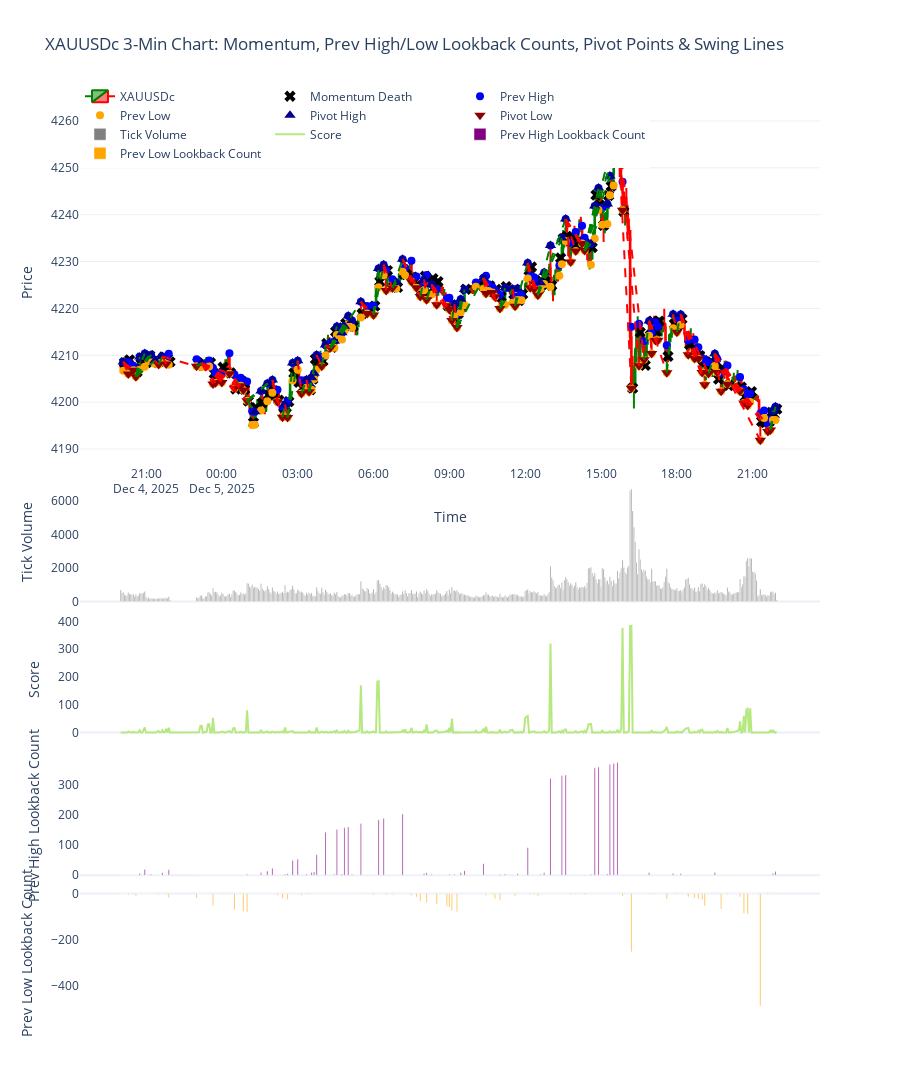

The notebook cell saved with this chart:
### Code cell
import MetaTrader5 as mt5
import pandas as pd
import numpy as np
import plotly.graph_objects as go
from datetime import datetime, timedelta

# -------------------------
# 1. Initialize MT5
# -------------------------
if not mt5.initialize():
    print("MT5 initialization failed")
    mt5.shutdown()

# -------------------------
# 2. Fetch 3-minute data
# -------------------------
symbol = "XAUUSDc"
timeframe = mt5.TIMEFRAME_M3
n_bars = 500
utc_from = datetime.now() - timedelta(days=3)

rates = mt5.copy_rates_from(symbol, timeframe, utc_from, n_bars)
mt5.shutdown()

# -------------------------
# 3. Convert to DataFrame
# -------------------------
df = pd.DataFrame(rates)
df['time'] = pd.to_datetime(df['time'], unit='s')
df.set_index('time', inplace=True)

# -------------------------
# 4. Remove non-trading periods (weekends)
# -------------------------
df = df[df.index.dayofweek < 5]

# -------------------------
# 5. Compute Infinite Lookback Score (momentum)
# -------------------------
scores = [0]
for i in range(1, len(df)):
    curr_vol = df['tick_volume'].iloc[i]
    prev_vol = df['tick_volume'].iloc[i - 1]

    if curr_vol <= prev_vol:
        scores.append(0)
        continue

    score = 0
    j = i - 1
    while j >= 0:
        if df['tick_volume'].iloc[j] < curr_vol:
            score += 1
            j -= 1
        else:
            break
    scores.append(score)

df['score'] = scores

# -------------------------
# 6. Detect Momentum Death Points and prev high/low marks
# -------------------------
momentum_death_x = []
momentum_death_y = []
prev_high_x = []
prev_high_y = []
prev_low_x = []
prev_low_y = []

for i in range(1, len(df)):
    if df['score'].iloc[i - 1] > 0 and df['score'].iloc[i] == 0:
        momentum_death_x.append(df.index[i])
        momentum_death_y.append(df['close'].iloc[i])
        prev_high_x.append(df.index[i - 1])
        prev_high_y.append(df['high'].iloc[i - 1])
        prev_low_x.append(df.index[i - 1])
        prev_low_y.append(df['low'].iloc[i - 1])

# -------------------------
# 7. Compute Infinite-Left Lookback Count for Prev High
# -------------------------
prev_high_lookback_score = np.zeros(len(df))
prev_high_indices = [df.index.get_loc(x) for x in prev_high_x]

for idx in prev_high_indices:
    current_high = df['high'].iloc[idx]
    j = idx - 1
    lookback_count = 0
    while j >= 0:
        if df['low'].iloc[j] <= current_high <= df['high'].iloc[j]:
            break
        lookback_count += 1
        j -= 1
    prev_high_lookback_score[idx] = lookback_count

df['prev_high_lookback_score'] = prev_high_lookback_score

# -------------------------
# 8. Compute Infinite-Left Lookback Count for Prev Low (negative)
# -------------------------
prev_low_lookback_score = np.zeros(len(df))
prev_low_indices = [df.index.get_loc(x) for x in prev_low_x]

for idx in prev_low_indices:
    current_low = df['low'].iloc[idx]
    j = idx - 1
    lookback_count = 0
    while j >= 0:
        if df['low'].iloc[j] <= current_low <= df['high'].iloc[j]:
            break
        lookback_count += 1
        j -= 1
    prev_low_lookback_score[idx] = -lookback_count  # negative

df['prev_low_lookback_score'] = prev_low_lookback_score

# -------------------------
# 9. Determine Pivot Highs and Lows
# -------------------------
pivot_high_x = []
pivot_high_y = []
pivot_low_x = []
pivot_low_y = []

for i in range(len(df)):
    ph_score = df['prev_high_lookback_score'].iloc[i]
    pl_score = abs(df['prev_low_lookback_score'].iloc[i])

    if ph_score > pl_score and ph_score != 0:
        pivot_high_x.append(df.index[i])
        pivot_high_y.append(df['high'].iloc[i])
    elif pl_score > ph_score and pl_score != 0:
        pivot_low_x.append(df.index[i])
        pivot_low_y.append(df['low'].iloc[i])

# -------------------------
# 10. Connect Pivot Points with Break Lines
# -------------------------
swing_lines = []

# Combine pivot points into sorted list
pivot_points = sorted(
    [(x, y, 'high') for x, y in zip(pivot_high_x, pivot_high_y)] +
    [(x, y, 'low') for x, y in zip(pivot_low_x, pivot_low_y)],
    key=lambda t: t[0]
)

# Map timestamp to index
time_to_idx = {time: idx for idx, time in enumerate(df.index)}

# Iterate through pivot points
for i in range(len(pivot_points)):
    curr_time, curr_price, curr_type = pivot_points[i]

    # Search backward for opposite pivot
    for j in range(i - 1, -1, -1):
        prev_time, prev_price, prev_type = pivot_points[j]
        if prev_type != curr_type:
            line_color = 'green' if curr_type == 'high' else 'red'
            swing_lines.append({
                'x0': prev_time, 'y0': prev_price,
                'x1': curr_time, 'y1': curr_price,
                'color': line_color
            })
            break

# -------------------------
# 11. Plot 5-pane chart
# -------------------------
fig = go.Figure()

# Price pane
fig.add_trace(go.Candlestick(
    x=df.index,
    open=df['open'],
    high=df['high'],
    low=df['low'],
    close=df['close'],
    name='XAUUSDc',
    increasing_line_color='green',
    decreasing_line_color='red'
))

# Momentum-death markers
fig.add_trace(go.Scatter(
    x=momentum_death_x,
    y=momentum_death_y,
    mode='markers',
    name='Momentum Death',
    marker=dict(size=10, color='black', symbol='x'),
    yaxis='y'
))

# Prev high/low circles
fig.add_trace(go.Scatter(
    x=prev_high_x,
    y=prev_high_y,
    mode='markers',
    name='Prev High',
    marker=dict(size=8, color='blue', symbol='circle'),
    yaxis='y'
))
fig.add_trace(go.Scatter(
    x=prev_low_x,
    y=prev_low_y,
    mode='markers',
    name='Prev Low',
    marker=dict(size=8, color='orange', symbol='circle'),
    yaxis='y'
))

# Pivot markers
fig.add_trace(go.Scatter(
    x=pivot_high_x,
    y=pivot_high_y,
    mode='markers',
    name='Pivot High',
    marker=dict(size=10, color='darkblue', symbol='triangle-up'),
    yaxis='y'
))
fig.add_trace(go.Scatter(
    x=pivot_low_x,
    y=pivot_low_y,
    mode='markers',
    name='Pivot Low',
    marker=dict(size=10, color='darkred', symbol='triangle-down'),
    yaxis='y'
))

# Add swing/break lines
for line in swing_lines:
    fig.add_shape(
        type='line',
        x0=line['x0'], y0=line['y0'],
        x1=line['x1'], y1=line['y1'],
        line=dict(color=line['color'], width=2, dash='dash'),
        xref='x', yref='y'
    )

# Tick Volume pane
fig.add_trace(go.Bar(
    x=df.index,
    y=df['tick_volume'],
    name='Tick Volume',
    marker_color='gray',
    yaxis='y2'
))

# Momentum score pane
fig.add_trace(go.Scatter(
    x=df.index,
    y=df['score'],
    mode='lines',
    name='Score',
    marker=dict(size=4),
    yaxis='y3'
))

# Prev High Lookback Count pane
fig.add_trace(go.Bar(
    x=df.index,
    y=df['prev_high_lookback_score'],
    name='Prev High Lookback Count',
    marker_color='purple',
    yaxis='y4'
))

# Prev Low Lookback Count pane (negative)
fig.add_trace(go.Bar(
    x=df.index,
    y=df['prev_low_lookback_score'],
    name='Prev Low Lookback Count',
    marker_color='orange',
    yaxis='y5'
))

# Layout for 5 panes
fig.update_layout(
    template='plotly_white',
    title='XAUUSDc 3-Min Chart: Momentum, Prev High/Low Lookback Counts, Pivot Points & Swing Lines',
    xaxis=dict(title='Time', rangeslider=dict(visible=False)),

    yaxis=dict(title='Price', domain=[0.60, 1]),
    yaxis2=dict(title='Tick Volume', domain=[0.45, 0.58], showgrid=False),
    yaxis3=dict(title='Score', domain=[0.30, 0.43], showgrid=False),
    yaxis4=dict(title='Prev High Lookback Count', domain=[0.15, 0.28], showgrid=False),
    yaxis5=dict(title='Prev Low Lookback Count', domain=[0.00, 0.13], showgrid=False),

    height=1200,
    legend=dict(orientation='h', y=1.02, x=0)
)

fig.show()

### Figure 1 — Plotly figure (JSON) as saved in the notebook; plotly's stock layout.template omitted (floating-point values rounded to 4 significant figures; data arrays with more than 128 entries replaced by an {"elided": "..."} marker saying what was removed)
{"data": [{"close": {"elided": "500 float values"}, "decreasing": {"line": {"color": "red"}}, "high": {"elided": "500 float values"}, "increasing": {"line": {"color": "green"}}, "low": {"elided": "500 float values"}, "name": "XAUUSDc", "open": {"elided": "500 float values"}, "type": "candlestick", "x": {"elided": "500 str values"}}, {"marker": {"color": "black", "size": 10, "symbol": "x"}, "mode": "markers", "name": "Momentum Death", "type": "scatter", "x": {"elided": "140 str values"}, "y": {"elided": "140 float values"}, "yaxis": "y"}, {"marker": {"color": "blue", "size": 8, "symbol": "circle"}, "mode": "markers", "name": "Prev High", "type": "scatter", "x": {"elided": "140 str values"}, "y": {"elided": "140 float values"}, "yaxis": "y"}, {"marker": {"color": "orange", "size": 8, "symbol": "circle"}, "mode": "markers", "name": "Prev Low", "type": "scatter", "x": {"elided": "140 str values"}, "y": {"elided": "140 float values"}, "yaxis": "y"}, {"marker": {"color": "darkblue", "size": 10, "symbol": "triangle-up"}, "mode": "markers", "name": "Pivot High", "type": "scatter", "x": ["2025-12-04T20:06:00", "2025-12-04T20:45:00", "2025-12-04T20:57:00", "2025-12-04T21:06:00", "2025-12-04T21:12:00", "2025-12-04T21:21:00", "2025-12-04T21:39:00", "2025-12-04T23:12:00", "2025-12-05T01:18:00", "2025-12-05T01:33:00", "2025-12-05T01:48:00", "2025-12-05T02:00:00", "2025-12-05T02:30:00", "2025-12-05T02:48:00", "2025-12-05T03:00:00", "2025-12-05T03:21:00", "2025-12-05T03:33:00", "2025-12-05T03:39:00", "2025-12-05T03:45:00", "2025-12-05T04:06:00", "2025-12-05T04:27:00", "2025-12-05T04:33:00", "2025-12-05T04:45:00", "2025-12-05T04:51:00", "2025-12-05T05:00:00", "2025-12-05T05:09:00", "2025-12-05T05:30:00", "2025-12-05T06:12:00", "2025-12-05T06:24:00", "2025-12-05T06:54:00", "2025-12-05T07:09:00", "2025-12-05T08:00:00", "2025-12-05T08:18:00", "2025-12-05T09:12:00", "2025-12-05T09:27:00", "2025-12-05T09:36:00", "2025-12-05T10:21:00", "2025-12-05T11:12:00", "2025-12-05T11:30:00", "2025-12-05T11:42:00", "2025-12-05T12:06:00", "2025-12-05T12:36:00", "2025-12-05T12:45:00", "2025-12-05T13:00:00", "2025-12-05T13:27:00", "2025-12-05T13:36:00", "2025-12-05T14:36:00", "2025-12-05T14:45:00", "2025-12-05T14:54:00", "2025-12-05T15:15:00", "2025-12-05T15:21:00", "2025-12-05T15:30:00", "2025-12-05T15:39:00", "2025-12-05T16:54:00", "2025-12-05T17:51:00", "2025-12-05T18:09:00", "2025-12-05T19:30:00", "2025-12-05T21:48:00", "2025-12-05T21:54:00"], "y": [4209.0, 4210.0, 4210.0, 4210.0, 4210.0, 4209.0, 4210.0, 4208.0, 4198.0, 4202.0, 4204.0, 4205.0, 4199.0, 4208.0, 4209.0, 4205.0, 4205.0, 4206.0, 4210.0, 4212.0, 4213.0, 4216.0, 4215.0, 4216.0, 4218.0, 4217.0, 4221.0, 4229.0, 4229.0, 4226.0, 4230.0, 4226.0, 4225.0, 4221.0, 4222.0, 4224.0, 4226.0, 4224.0, 4224.0, 4224.0, 4230.0, 4225.0, 4228.0, 4233.0, 4235.0, 4239.0, 4234.0, 4242.0, 4246.0, 4242.0, 4248.0, 4253.0, 4259.0, 4217.0, 4219.0, 4219.0, 4210.0, 4198.0, 4199.0], "yaxis": "y"}, {"marker": {"color": "darkred", "size": 10, "symbol": "triangle-down"}, "mode": "markers", "name": "Pivot Low", "type": "scatter", "x": ["2025-12-04T20:18:00", "2025-12-04T20:30:00", "2025-12-04T20:36:00", "2025-12-04T21:30:00", "2025-12-04T21:48:00", "2025-12-04T23:00:00", "2025-12-04T23:39:00", "2025-12-04T23:45:00", "2025-12-05T00:00:00", "2025-12-05T00:18:00", "2025-12-05T00:30:00", "2025-12-05T00:45:00", "2025-12-05T00:51:00", "2025-12-05T01:00:00", "2025-12-05T02:12:00", "2025-12-05T02:24:00", "2025-12-05T02:36:00", "2025-12-05T03:09:00", "2025-12-05T03:27:00", "2025-12-05T03:57:00", "2025-12-05T04:18:00", "2025-12-05T05:45:00", "2025-12-05T06:00:00", "2025-12-05T06:30:00", "2025-12-05T06:45:00", "2025-12-05T07:30:00", "2025-12-05T07:42:00", "2025-12-05T07:51:00", "2025-12-05T08:06:00", "2025-12-05T08:30:00", "2025-12-05T08:54:00", "2025-12-05T09:00:00", "2025-12-05T09:06:00", "2025-12-05T09:18:00", "2025-12-05T10:27:00", "2025-12-05T10:42:00", "2025-12-05T10:48:00", "2025-12-05T11:00:00", "2025-12-05T11:36:00", "2025-12-05T12:12:00", "2025-12-05T12:21:00", "2025-12-05T12:30:00", "2025-12-05T13:48:00", "2025-12-05T14:00:00", "2025-12-05T14:15:00", "2025-12-05T14:21:00", "2025-12-05T15:51:00", "2025-12-05T16:12:00", "2025-12-05T16:30:00", "2025-12-05T16:42:00", "2025-12-05T17:00:00", "2025-12-05T17:09:00", "2025-12-05T17:15:00", "2025-12-05T17:36:00", "2025-12-05T18:00:00", "2025-12-05T18:27:00", "2025-12-05T18:42:00", "2025-12-05T18:51:00", "2025-12-05T19:00:00", "2025-12-05T19:06:00", "2025-12-05T19:15:00", "2025-12-05T19:36:00", "2025-12-05T19:45:00", "2025-12-05T20:00:00", "2025-12-05T20:30:00", "2025-12-05T20:39:00", "2025-12-05T20:48:00", "2025-12-05T21:18:00", "2025-12-05T21:36:00", "2025-12-05T21:42:00"], "y": [4206.0, 4207.0, 4205.0, 4208.0, 4208.0, 4208.0, 4204.0, 4204.0, 4204.0, 4206.0, 4203.0, 4204.0, 4203.0, 4200.0, 4200.0, 4197.0, 4197.0, 4202.0, 4202.0, 4208.0, 4212.0, 4219.0, 4219.0, 4224.0, 4224.0, 4226.0, 4224.0, 4223.0, 4222.0, 4221.0, 4221.0, 4220.0, 4217.0, 4216.0, 4223.0, 4223.0, 4223.0, 4220.0, 4220.0, 4224.0, 4224.0, 4223.0, 4230.0, 4232.0, 4234.0, 4232.0, 4241.0, 4203.0, 4208.0, 4209.0, 4210.0, 4213.0, 4213.0, 4206.0, 4215.0, 4210.0, 4209.0, 4209.0, 4206.0, 4204.0, 4206.0, 4206.0, 4202.0, 4204.0, 4202.0, 4200.0, 4199.0, 4192.0, 4194.0, 4194.0], "yaxis": "y"}, {"marker": {"color": "gray"}, "name": "Tick Volume", "type": "bar", "x": {"elided": "500 str values"}, "y": {"elided": "500 int values"}, "yaxis": "y2"}, {"marker": {"size": 4}, "mode": "lines", "name": "Score", "type": "scatter", "x": {"elided": "500 str values"}, "y": {"elided": "500 int values"}, "yaxis": "y3"}, {"marker": {"color": "purple"}, "name": "Prev High Lookback Count", "type": "bar", "x": {"elided": "500 str values"}, "y": {"elided": "500 float values"}, "yaxis": "y4"}, {"marker": {"color": "orange"}, "name": "Prev Low Lookback Count", "type": "bar", "x": {"elided": "500 str values"}, "y": {"elided": "500 float values"}, "yaxis": "y5"}], "layout": {"height": 1200, "legend": {"orientation": "h", "x": 0, "y": 1.02}, "shapes": [{"line": {"color": "red", "dash": "dash", "width": 2}, "type": "line", "x0": "2025-12-04T20:06:00", "x1": "2025-12-04T20:18:00", "xref": "x", "y0": 4209.0, "y1": 4206.0, "yref": "y"}, {"line": {"color": "red", "dash": "dash", "width": 2}, "type": "line", "x0": "2025-12-04T20:06:00", "x1": "2025-12-04T20:30:00", "xref": "x", "y0": 4209.0, "y1": 4207.0, "yref": "y"}, {"line": {"color": "red", "dash": "dash", "width": 2}, "type": "line", "x0": "2025-12-04T20:06:00", "x1": "2025-12-04T20:36:00", "xref": "x", "y0": 4209.0, "y1": 4205.0, "yref": "y"}, {"line": {"color": "green", "dash": "dash", "width": 2}, "type": "line", "x0": "2025-12-04T20:36:00", "x1": "2025-12-04T20:45:00", "xref": "x", "y0": 4205.0, "y1": 4210.0, "yref": "y"}, {"line": {"color": "green", "dash": "dash", "width": 2}, "type": "line", "x0": "2025-12-04T20:36:00", "x1": "2025-12-04T20:57:00", "xref": "x", "y0": 4205.0, "y1": 4210.0, "yref": "y"}, {"line": {"color": "green", "dash": "dash", "width": 2}, "type": "line", "x0": "2025-12-04T20:36:00", "x1": "2025-12-04T21:06:00", "xref": "x", "y0": 4205.0, "y1": 4210.0, "yref": "y"}, {"line": {"color": "green", "dash": "dash", "width": 2}, "type": "line", "x0": "2025-12-04T20:36:00", "x1": "2025-12-04T21:12:00", "xref": "x", "y0": 4205.0, "y1": 4210.0, "yref": "y"}, {"line": {"color": "green", "dash": "dash", "width": 2}, "type": "line", "x0": "2025-12-04T20:36:00", "x1": "2025-12-04T21:21:00", "xref": "x", "y0": 4205.0, "y1": 4209.0, "yref": "y"}, {"line": {"color": "red", "dash": "dash", "width": 2}, "type": "line", "x0": "2025-12-04T21:21:00", "x1": "2025-12-04T21:30:00", "xref": "x", "y0": 4209.0, "y1": 4208.0, "yref": "y"}, {"line": {"color": "green", "dash": "dash", "width": 2}, "type": "line", "x0": "2025-12-04T21:30:00", "x1": "2025-12-04T21:39:00", "xref": "x", "y0": 4208.0, "y1": 4210.0, "yref": "y"}, {"line": {"color": "red", "dash": "dash", "width": 2}, "type": "line", "x0": "2025-12-04T21:39:00", "x1": "2025-12-04T21:48:00", "xref": "x", "y0": 4210.0, "y1": 4208.0, "yref": "y"}, {"line": {"color": "red", "dash": "dash", "width": 2}, "type": "line", "x0": "2025-12-04T21:39:00", "x1": "2025-12-04T23:00:00", "xref": "x", "y0": 4210.0, "y1": 4208.0, "yref": "y"}, {"line": {"color": "green", "dash": "dash", "width": 2}, "type": "line", "x0": "2025-12-04T23:00:00", "x1": "2025-12-04T23:12:00", "xref": "x", "y0": 4208.0, "y1": 4208.0, "yref": "y"}, {"line": {"color": "red", "dash": "dash", "width": 2}, "type": "line", "x0": "2025-12-04T23:12:00", "x1": "2025-12-04T23:39:00", "xref": "x", "y0": 4208.0, "y1": 4204.0, "yref": "y"}, {"line": {"color": "red", "dash": "dash", "width": 2}, "type": "line", "x0": "2025-12-04T23:12:00", "x1": "2025-12-04T23:45:00", "xref": "x", "y0": 4208.0, "y1": 4204.0, "yref": "y"}, {"line": {"color": "red", "dash": "dash", "width": 2}, "type": "line", "x0": "2025-12-04T23:12:00", "x1": "2025-12-05T00:00:00", "xref": "x", "y0": 4208.0, "y1": 4204.0, "yref": "y"}, {"line": {"color": "red", "dash": "dash", "width": 2}, "type": "line", "x0": "2025-12-04T23:12:00", "x1": "2025-12-05T00:18:00", "xref": "x", "y0": 4208.0, "y1": 4206.0, "yref": "y"}, {"line": {"color": "red", "dash": "dash", "width": 2}, "type": "line", "x0": "2025-12-04T23:12:00", "x1": "2025-12-05T00:30:00", "xref": "x", "y0": 4208.0, "y1": 4203.0, "yref": "y"}, {"line": {"color": "red", "dash": "dash", "width": 2}, "type": "line", "x0": "2025-12-04T23:12:00", "x1": "2025-12-05T00:45:00", "xref": "x", "y0": 4208.0, "y1": 4204.0, "yref": "y"}, {"line": {"color": "red", "dash": "dash", "width": 2}, "type": "line", "x0": "2025-12-04T23:12:00", "x1": "2025-12-05T00:51:00", "xref": "x", "y0": 4208.0, "y1": 4203.0, "yref": "y"}, {"line": {"color": "red", "dash": "dash", "width": 2}, "type": "line", "x0": "2025-12-04T23:12:00", "x1": "2025-12-05T01:00:00", "xref": "x", "y0": 4208.0, "y1": 4200.0, "yref": "y"}, {"line": {"color": "green", "dash": "dash", "width": 2}, "type": "line", "x0": "2025-12-05T01:00:00", "x1": "2025-12-05T01:18:00", "xref": "x", "y0": 4200.0, "y1": 4198.0, "yref": "y"}, {"line": {"color": "green", "dash": "dash", "width": 2}, "type": "line", "x0": "2025-12-05T01:00:00", "x1": "2025-12-05T01:33:00", "xref": "x", "y0": 4200.0, "y1": 4202.0, "yref": "y"}, {"line": {"color": "green", "dash": "dash", "width": 2}, "type": "line", "x0": "2025-12-05T01:00:00", "x1": "2025-12-05T01:48:00", "xref": "x", "y0": 4200.0, "y1": 4204.0, "yref": "y"}, {"line": {"color": "green", "dash": "dash", "width": 2}, "type": "line", "x0": "2025-12-05T01:00:00", "x1": "2025-12-05T02:00:00", "xref": "x", "y0": 4200.0, "y1": 4205.0, "yref": "y"}, {"line": {"color": "red", "dash": "dash", "width": 2}, "type": "line", "x0": "2025-12-05T02:00:00", "x1": "2025-12-05T02:12:00", "xref": "x", "y0": 4205.0, "y1": 4200.0, "yref": "y"}, {"line": {"color": "red", "dash": "dash", "width": 2}, "type": "line", "x0": "2025-12-05T02:00:00", "x1": "2025-12-05T02:24:00", "xref": "x", "y0": 4205.0, "y1": 4197.0, "yref": "y"}, {"line": {"color": "green", "dash": "dash", "width": 2}, "type": "line", "x0": "2025-12-05T02:24:00", "x1": "2025-12-05T02:30:00", "xref": "x", "y0": 4197.0, "y1": 4199.0, "yref": "y"}, {"line": {"color": "red", "dash": "dash", "width": 2}, "type": "line", "x0": "2025-12-05T02:30:00", "x1": "2025-12-05T02:36:00", "xref": "x", "y0": 4199.0, "y1": 4197.0, "yref": "y"}, {"line": {"color": "green", "dash": "dash", "width": 2}, "type": "line", "x0": "2025-12-05T02:36:00", "x1": "2025-12-05T02:48:00", "xref": "x", "y0": 4197.0, "y1": 4208.0, "yref": "y"}, {"line": {"color": "green", "dash": "dash", "width": 2}, "type": "line", "x0": "2025-12-05T02:36:00", "x1": "2025-12-05T03:00:00", "xref": "x", "y0": 4197.0, "y1": 4209.0, "yref": "y"}, {"line": {"color": "red", "dash": "dash", "width": 2}, "type": "line", "x0": "2025-12-05T03:00:00", "x1": "2025-12-05T03:09:00", "xref": "x", "y0": 4209.0, "y1": 4202.0, "yref": "y"}, {"line": {"color": "green", "dash": "dash", "width": 2}, "type": "line", "x0": "2025-12-05T03:09:00", "x1": "2025-12-05T03:21:00", "xref": "x", "y0": 4202.0, "y1": 4205.0, "yref": "y"}, {"line": {"color": "red", "dash": "dash", "width": 2}, "type": "line", "x0": "2025-12-05T03:21:00", "x1": "2025-12-05T03:27:00", "xref": "x", "y0": 4205.0, "y1": 4202.0, "yref": "y"}, {"line": {"color": "green", "dash": "dash", "width": 2}, "type": "line", "x0": "2025-12-05T03:27:00", "x1": "2025-12-05T03:33:00", "xref": "x", "y0": 4202.0, "y1": 4205.0, "yref": "y"}, {"line": {"color": "green", "dash": "dash", "width": 2}, "type": "line", "x0": "2025-12-05T03:27:00", "x1": "2025-12-05T03:39:00", "xref": "x", "y0": 4202.0, "y1": 4206.0, "yref": "y"}, {"line": {"color": "green", "dash": "dash", "width": 2}, "type": "line", "x0": "2025-12-05T03:27:00", "x1": "2025-12-05T03:45:00", "xref": "x", "y0": 4202.0, "y1": 4210.0, "yref": "y"}, {"line": {"color": "red", "dash": "dash", "width": 2}, "type": "line", "x0": "2025-12-05T03:45:00", "x1": "2025-12-05T03:57:00", "xref": "x", "y0": 4210.0, "y1": 4208.0, "yref": "y"}, {"line": {"color": "green", "dash": "dash", "width": 2}, "type": "line", "x0": "2025-12-05T03:57:00", "x1": "2025-12-05T04:06:00", "xref": "x", "y0": 4208.0, "y1": 4212.0, "yref": "y"}, {"line": {"color": "red", "dash": "dash", "width": 2}, "type": "line", "x0": "2025-12-05T04:06:00", "x1": "2025-12-05T04:18:00", "xref": "x", "y0": 4212.0, "y1": 4212.0, "yref": "y"}, {"line": {"color": "green", "dash": "dash", "width": 2}, "type": "line", "x0": "2025-12-05T04:18:00", "x1": "2025-12-05T04:27:00", "xref": "x", "y0": 4212.0, "y1": 4213.0, "yref": "y"}, {"line": {"color": "green", "dash": "dash", "width": 2}, "type": "line", "x0": "2025-12-05T04:18:00", "x1": "2025-12-05T04:33:00", "xref": "x", "y0": 4212.0, "y1": 4216.0, "yref": "y"}, {"line": {"color": "green", "dash": "dash", "width": 2}, "type": "line", "x0": "2025-12-05T04:18:00", "x1": "2025-12-05T04:45:00", "xref": "x", "y0": 4212.0, "y1": 4215.0, "yref": "y"}, {"line": {"color": "green", "dash": "dash", "width": 2}, "type": "line", "x0": "2025-12-05T04:18:00", "x1": "2025-12-05T04:51:00", "xref": "x", "y0": 4212.0, "y1": 4216.0, "yref": "y"}, {"line": {"color": "green", "dash": "dash", "width": 2}, "type": "line", "x0": "2025-12-05T04:18:00", "x1": "2025-12-05T05:00:00", "xref": "x", "y0": 4212.0, "y1": 4218.0, "yref": "y"}, {"line": {"color": "green", "dash": "dash", "width": 2}, "type": "line", "x0": "2025-12-05T04:18:00", "x1": "2025-12-05T05:09:00", "xref": "x", "y0": 4212.0, "y1": 4217.0, "yref": "y"}, {"line": {"color": "green", "dash": "dash", "width": 2}, "type": "line", "x0": "2025-12-05T04:18:00", "x1": "2025-12-05T05:30:00", "xref": "x", "y0": 4212.0, "y1": 4221.0, "yref": "y"}, {"line": {"color": "red", "dash": "dash", "width": 2}, "type": "line", "x0": "2025-12-05T05:30:00", "x1": "2025-12-05T05:45:00", "xref": "x", "y0": 4221.0, "y1": 4219.0, "yref": "y"}, {"line": {"color": "red", "dash": "dash", "width": 2}, "type": "line", "x0": "2025-12-05T05:30:00", "x1": "2025-12-05T06:00:00", "xref": "x", "y0": 4221.0, "y1": 4219.0, "yref": "y"}, {"line": {"color": "green", "dash": "dash", "width": 2}, "type": "line", "x0": "2025-12-05T06:00:00", "x1": "2025-12-05T06:12:00", "xref": "x", "y0": 4219.0, "y1": 4229.0, "yref": "y"}, {"line": {"color": "green", "dash": "dash", "width": 2}, "type": "line", "x0": "2025-12-05T06:00:00", "x1": "2025-12-05T06:24:00", "xref": "x", "y0": 4219.0, "y1": 4229.0, "yref": "y"}, {"line": {"color": "red", "dash": "dash", "width": 2}, "type": "line", "x0": "2025-12-05T06:24:00", "x1": "2025-12-05T06:30:00", "xref": "x", "y0": 4229.0, "y1": 4224.0, "yref": "y"}, {"line": {"color": "red", "dash": "dash", "width": 2}, "type": "line", "x0": "2025-12-05T06:24:00", "x1": "2025-12-05T06:45:00", "xref": "x", "y0": 4229.0, "y1": 4224.0, "yref": "y"}, {"line": {"color": "green", "dash": "dash", "width": 2}, "type": "line", "x0": "2025-12-05T06:45:00", "x1": "2025-12-05T06:54:00", "xref": "x", "y0": 4224.0, "y1": 4226.0, "yref": "y"}, {"line": {"color": "green", "dash": "dash", "width": 2}, "type": "line", "x0": "2025-12-05T06:45:00", "x1": "2025-12-05T07:09:00", "xref": "x", "y0": 4224.0, "y1": 4230.0, "yref": "y"}, {"line": {"color": "red", "dash": "dash", "width": 2}, "type": "line", "x0": "2025-12-05T07:09:00", "x1": "2025-12-05T07:30:00", "xref": "x", "y0": 4230.0, "y1": 4226.0, "yref": "y"}, {"line": {"color": "red", "dash": "dash", "width": 2}, "type": "line", "x0": "2025-12-05T07:09:00", "x1": "2025-12-05T07:42:00", "xref": "x", "y0": 4230.0, "y1": 4224.0, "yref": "y"}, {"line": {"color": "red", "dash": "dash", "width": 2}, "type": "line", "x0": "2025-12-05T07:09:00", "x1": "2025-12-05T07:51:00", "xref": "x", "y0": 4230.0, "y1": 4223.0, "yref": "y"}, {"line": {"color": "green", "dash": "dash", "width": 2}, "type": "line", "x0": "2025-12-05T07:51:00", "x1": "2025-12-05T08:00:00", "xref": "x", "y0": 4223.0, "y1": 4226.0, "yref": "y"}, {"line": {"color": "red", "dash": "dash", "width": 2}, "type": "line", "x0": "2025-12-05T08:00:00", "x1": "2025-12-05T08:06:00", "xref": "x", "y0": 4226.0, "y1": 4222.0, "yref": "y"}, {"line": {"color": "green", "dash": "dash", "width": 2}, "type": "line", "x0": "2025-12-05T08:06:00", "x1": "2025-12-05T08:18:00", "xref": "x", "y0": 4222.0, "y1": 4225.0, "yref": "y"}, {"line": {"color": "red", "dash": "dash", "width": 2}, "type": "line", "x0": "2025-12-05T08:18:00", "x1": "2025-12-05T08:30:00", "xref": "x", "y0": 4225.0, "y1": 4221.0, "yref": "y"}, {"line": {"color": "red", "dash": "dash", "width": 2}, "type": "line", "x0": "2025-12-05T08:18:00", "x1": "2025-12-05T08:54:00", "xref": "x", "y0": 4225.0, "y1": 4221.0, "yref": "y"}, {"line": {"color": "red", "dash": "dash", "width": 2}, "type": "line", "x0": "2025-12-05T08:18:00", "x1": "2025-12-05T09:00:00", "xref": "x", "y0": 4225.0, "y1": 4220.0, "yref": "y"}, {"line": {"color": "red", "dash": "dash", "width": 2}, "type": "line", "x0": "2025-12-05T08:18:00", "x1": "2025-12-05T09:06:00", "xref": "x", "y0": 4225.0, "y1": 4217.0, "yref": "y"}, {"line": {"color": "green", "dash": "dash", "width": 2}, "type": "line", "x0": "2025-12-05T09:06:00", "x1": "2025-12-05T09:12:00", "xref": "x", "y0": 4217.0, "y1": 4221.0, "yref": "y"}, {"line": {"color": "red", "dash": "dash", "width": 2}, "type": "line", "x0": "2025-12-05T09:12:00", "x1": "2025-12-05T09:18:00", "xref": "x", "y0": 4221.0, "y1": 4216.0, "yref": "y"}, {"line": {"color": "green", "dash": "dash", "width": 2}, "type": "line", "x0": "2025-12-05T09:18:00", "x1": "2025-12-05T09:27:00", "xref": "x", "y0": 4216.0, "y1": 4222.0, "yref": "y"}, {"line": {"color": "green", "dash": "dash", "width": 2}, "type": "line", "x0": "2025-12-05T09:18:00", "x1": "2025-12-05T09:36:00", "xref": "x", "y0": 4216.0, "y1": 4224.0, "yref": "y"}, {"line": {"color": "green", "dash": "dash", "width": 2}, "type": "line", "x0": "2025-12-05T09:18:00", "x1": "2025-12-05T10:21:00", "xref": "x", "y0": 4216.0, "y1": 4226.0, "yref": "y"}, {"line": {"color": "red", "dash": "dash", "width": 2}, "type": "line", "x0": "2025-12-05T10:21:00", "x1": "2025-12-05T10:27:00", "xref": "x", "y0": 4226.0, "y1": 4223.0, "yref": "y"}, {"line": {"color": "red", "dash": "dash", "width": 2}, "type": "line", "x0": "2025-12-05T10:21:00", "x1": "2025-12-05T10:42:00", "xref": "x", "y0": 4226.0, "y1": 4223.0, "yref": "y"}, {"line": {"color": "red", "dash": "dash", "width": 2}, "type": "line", "x0": "2025-12-05T10:21:00", "x1": "2025-12-05T10:48:00", "xref": "x", "y0": 4226.0, "y1": 4223.0, "yref": "y"}, {"line": {"color": "red", "dash": "dash", "width": 2}, "type": "line", "x0": "2025-12-05T10:21:00", "x1": "2025-12-05T11:00:00", "xref": "x", "y0": 4226.0, "y1": 4220.0, "yref": "y"}, {"line": {"color": "green", "dash": "dash", "width": 2}, "type": "line", "x0": "2025-12-05T11:00:00", "x1": "2025-12-05T11:12:00", "xref": "x", "y0": 4220.0, "y1": 4224.0, "yref": "y"}, {"line": {"color": "green", "dash": "dash", "width": 2}, "type": "line", "x0": "2025-12-05T11:00:00", "x1": "2025-12-05T11:30:00", "xref": "x", "y0": 4220.0, "y1": 4224.0, "yref": "y"}, {"line": {"color": "red", "dash": "dash", "width": 2}, "type": "line", "x0": "2025-12-05T11:30:00", "x1": "2025-12-05T11:36:00", "xref": "x", "y0": 4224.0, "y1": 4220.0, "yref": "y"}, {"line": {"color": "green", "dash": "dash", "width": 2}, "type": "line", "x0": "2025-12-05T11:36:00", "x1": "2025-12-05T11:42:00", "xref": "x", "y0": 4220.0, "y1": 4224.0, "yref": "y"}, {"line": {"color": "green", "dash": "dash", "width": 2}, "type": "line", "x0": "2025-12-05T11:36:00", "x1": "2025-12-05T12:06:00", "xref": "x", "y0": 4220.0, "y1": 4230.0, "yref": "y"}, {"line": {"color": "red", "dash": "dash", "width": 2}, "type": "line", "x0": "2025-12-05T12:06:00", "x1": "2025-12-05T12:12:00", "xref": "x", "y0": 4230.0, "y1": 4224.0, "yref": "y"}, {"line": {"color": "red", "dash": "dash", "width": 2}, "type": "line", "x0": "2025-12-05T12:06:00", "x1": "2025-12-05T12:21:00", "xref": "x", "y0": 4230.0, "y1": 4224.0, "yref": "y"}, {"line": {"color": "red", "dash": "dash", "width": 2}, "type": "line", "x0": "2025-12-05T12:06:00", "x1": "2025-12-05T12:30:00", "xref": "x", "y0": 4230.0, "y1": 4223.0, "yref": "y"}, {"line": {"color": "green", "dash": "dash", "width": 2}, "type": "line", "x0": "2025-12-05T12:30:00", "x1": "2025-12-05T12:36:00", "xref": "x", "y0": 4223.0, "y1": 4225.0, "yref": "y"}, {"line": {"color": "green", "dash": "dash", "width": 2}, "type": "line", "x0": "2025-12-05T12:30:00", "x1": "2025-12-05T12:45:00", "xref": "x", "y0": 4223.0, "y1": 4228.0, "yref": "y"}, {"line": {"color": "green", "dash": "dash", "width": 2}, "type": "line", "x0": "2025-12-05T12:30:00", "x1": "2025-12-05T13:00:00", "xref": "x", "y0": 4223.0, "y1": 4233.0, "yref": "y"}, {"line": {"color": "green", "dash": "dash", "width": 2}, "type": "line", "x0": "2025-12-05T12:30:00", "x1": "2025-12-05T13:27:00", "xref": "x", "y0": 4223.0, "y1": 4235.0, "yref": "y"}, {"line": {"color": "green", "dash": "dash", "width": 2}, "type": "line", "x0": "2025-12-05T12:30:00", "x1": "2025-12-05T13:36:00", "xref": "x", "y0": 4223.0, "y1": 4239.0, "yref": "y"}, {"line": {"color": "red", "dash": "dash", "width": 2}, "type": "line", "x0": "2025-12-05T13:36:00", "x1": "2025-12-05T13:48:00", "xref": "x", "y0": 4239.0, "y1": 4230.0, "yref": "y"}, {"line": {"color": "red", "dash": "dash", "width": 2}, "type": "line", "x0": "2025-12-05T13:36:00", "x1": "2025-12-05T14:00:00", "xref": "x", "y0": 4239.0, "y1": 4232.0, "yref": "y"}, {"line": {"color": "red", "dash": "dash", "width": 2}, "type": "line", "x0": "2025-12-05T13:36:00", "x1": "2025-12-05T14:15:00", "xref": "x", "y0": 4239.0, "y1": 4234.0, "yref": "y"}, {"line": {"color": "red", "dash": "dash", "width": 2}, "type": "line", "x0": "2025-12-05T13:36:00", "x1": "2025-12-05T14:21:00", "xref": "x", "y0": 4239.0, "y1": 4232.0, "yref": "y"}, {"line": {"color": "green", "dash": "dash", "width": 2}, "type": "line", "x0": "2025-12-05T14:21:00", "x1": "2025-12-05T14:36:00", "xref": "x", "y0": 4232.0, "y1": 4234.0, "yref": "y"}, {"line": {"color": "green", "dash": "dash", "width": 2}, "type": "line", "x0": "2025-12-05T14:21:00", "x1": "2025-12-05T14:45:00", "xref": "x", "y0": 4232.0, "y1": 4242.0, "yref": "y"}, {"line": {"color": "green", "dash": "dash", "width": 2}, "type": "line", "x0": "2025-12-05T14:21:00", "x1": "2025-12-05T14:54:00", "xref": "x", "y0": 4232.0, "y1": 4246.0, "yref": "y"}, {"line": {"color": "green", "dash": "dash", "width": 2}, "type": "line", "x0": "2025-12-05T14:21:00", "x1": "2025-12-05T15:15:00", "xref": "x", "y0": 4232.0, "y1": 4242.0, "yref": "y"}, {"line": {"color": "green", "dash": "dash", "width": 2}, "type": "line", "x0": "2025-12-05T14:21:00", "x1": "2025-12-05T15:21:00", "xref": "x", "y0": 4232.0, "y1": 4248.0, "yref": "y"}, {"line": {"color": "green", "dash": "dash", "width": 2}, "type": "line", "x0": "2025-12-05T14:21:00", "x1": "2025-12-05T15:30:00", "xref": "x", "y0": 4232.0, "y1": 4253.0, "yref": "y"}, {"line": {"color": "green", "dash": "dash", "width": 2}, "type": "line", "x0": "2025-12-05T14:21:00", "x1": "2025-12-05T15:39:00", "xref": "x", "y0": 4232.0, "y1": 4259.0, "yref": "y"}, {"line": {"color": "red", "dash": "dash", "width": 2}, "type": "line", "x0": "2025-12-05T15:39:00", "x1": "2025-12-05T15:51:00", "xref": "x", "y0": 4259.0, "y1": 4241.0, "yref": "y"}, {"line": {"color": "red", "dash": "dash", "width": 2}, "type": "line", "x0": "2025-12-05T15:39:00", "x1": "2025-12-05T16:12:00", "xref": "x", "y0": 4259.0, "y1": 4203.0, "yref": "y"}, {"line": {"color": "red", "dash": "dash", "width": 2}, "type": "line", "x0": "2025-12-05T15:39:00", "x1": "2025-12-05T16:30:00", "xref": "x", "y0": 4259.0, "y1": 4208.0, "yref": "y"}, {"line": {"color": "red", "dash": "dash", "width": 2}, "type": "line", "x0": "2025-12-05T15:39:00", "x1": "2025-12-05T16:42:00", "xref": "x", "y0": 4259.0, "y1": 4209.0, "yref": "y"}, {"line": {"color": "green", "dash": "dash", "width": 2}, "type": "line", "x0": "2025-12-05T16:42:00", "x1": "2025-12-05T16:54:00", "xref": "x", "y0": 4209.0, "y1": 4217.0, "yref": "y"}, {"line": {"color": "red", "dash": "dash", "width": 2}, "type": "line", "x0": "2025-12-05T16:54:00", "x1": "2025-12-05T17:00:00", "xref": "x", "y0": 4217.0, "y1": 4210.0, "yref": "y"}, {"line": {"color": "red", "dash": "dash", "width": 2}, "type": "line", "x0": "2025-12-05T16:54:00", "x1": "2025-12-05T17:09:00", "xref": "x", "y0": 4217.0, "y1": 4213.0, "yref": "y"}, {"line": {"color": "red", "dash": "dash", "width": 2}, "type": "line", "x0": "2025-12-05T16:54:00", "x1": "2025-12-05T17:15:00", "xref": "x", "y0": 4217.0, "y1": 4213.0, "yref": "y"}, {"line": {"color": "red", "dash": "dash", "width": 2}, "type": "line", "x0": "2025-12-05T16:54:00", "x1": "2025-12-05T17:36:00", "xref": "x", "y0": 4217.0, "y1": 4206.0, "yref": "y"}, {"line": {"color": "green", "dash": "dash", "width": 2}, "type": "line", "x0": "2025-12-05T17:36:00", "x1": "2025-12-05T17:51:00", "xref": "x", "y0": 4206.0, "y1": 4219.0, "yref": "y"}, {"line": {"color": "red", "dash": "dash", "width": 2}, "type": "line", "x0": "2025-12-05T17:51:00", "x1": "2025-12-05T18:00:00", "xref": "x", "y0": 4219.0, "y1": 4215.0, "yref": "y"}, {"line": {"color": "green", "dash": "dash", "width": 2}, "type": "line", "x0": "2025-12-05T18:00:00", "x1": "2025-12-05T18:09:00", "xref": "x", "y0": 4215.0, "y1": 4219.0, "yref": "y"}, {"line": {"color": "red", "dash": "dash", "width": 2}, "type": "line", "x0": "2025-12-05T18:09:00", "x1": "2025-12-05T18:27:00", "xref": "x", "y0": 4219.0, "y1": 4210.0, "yref": "y"}, {"line": {"color": "red", "dash": "dash", "width": 2}, "type": "line", "x0": "2025-12-05T18:09:00", "x1": "2025-12-05T18:42:00", "xref": "x", "y0": 4219.0, "y1": 4209.0, "yref": "y"}, {"line": {"color": "red", "dash": "dash", "width": 2}, "type": "line", "x0": "2025-12-05T18:09:00", "x1": "2025-12-05T18:51:00", "xref": "x", "y0": 4219.0, "y1": 4209.0, "yref": "y"}, {"line": {"color": "red", "dash": "dash", "width": 2}, "type": "line", "x0": "2025-12-05T18:09:00", "x1": "2025-12-05T19:00:00", "xref": "x", "y0": 4219.0, "y1": 4206.0, "yref": "y"}, {"line": {"color": "red", "dash": "dash", "width": 2}, "type": "line", "x0": "2025-12-05T18:09:00", "x1": "2025-12-05T19:06:00", "xref": "x", "y0": 4219.0, "y1": 4204.0, "yref": "y"}, {"line": {"color": "red", "dash": "dash", "width": 2}, "type": "line", "x0": "2025-12-05T18:09:00", "x1": "2025-12-05T19:15:00", "xref": "x", "y0": 4219.0, "y1": 4206.0, "yref": "y"}, {"line": {"color": "green", "dash": "dash", "width": 2}, "type": "line", "x0": "2025-12-05T19:15:00", "x1": "2025-12-05T19:30:00", "xref": "x", "y0": 4206.0, "y1": 4210.0, "yref": "y"}, {"line": {"color": "red", "dash": "dash", "width": 2}, "type": "line", "x0": "2025-12-05T19:30:00", "x1": "2025-12-05T19:36:00", "xref": "x", "y0": 4210.0, "y1": 4206.0, "yref": "y"}, {"line": {"color": "red", "dash": "dash", "width": 2}, "type": "line", "x0": "2025-12-05T19:30:00", "x1": "2025-12-05T19:45:00", "xref": "x", "y0": 4210.0, "y1": 4202.0, "yref": "y"}, {"line": {"color": "red", "dash": "dash", "width": 2}, "type": "line", "x0": "2025-12-05T19:30:00", "x1": "2025-12-05T20:00:00", "xref": "x", "y0": 4210.0, "y1": 4204.0, "yref": "y"}, {"line": {"color": "red", "dash": "dash", "width": 2}, "type": "line", "x0": "2025-12-05T19:30:00", "x1": "2025-12-05T20:30:00", "xref": "x", "y0": 4210.0, "y1": 4202.0, "yref": "y"}, {"line": {"color": "red", "dash": "dash", "width": 2}, "type": "line", "x0": "2025-12-05T19:30:00", "x1": "2025-12-05T20:39:00", "xref": "x", "y0": 4210.0, "y1": 4200.0, "yref": "y"}, {"line": {"color": "red", "dash": "dash", "width": 2}, "type": "line", "x0": "2025-12-05T19:30:00", "x1": "2025-12-05T20:48:00", "xref": "x", "y0": 4210.0, "y1": 4199.0, "yref": "y"}, {"line": {"color": "red", "dash": "dash", "width": 2}, "type": "line", "x0": "2025-12-05T19:30:00", "x1": "2025-12-05T21:18:00", "xref": "x", "y0": 4210.0, "y1": 4192.0, "yref": "y"}, {"line": {"color": "red", "dash": "dash", "width": 2}, "type": "line", "x0": "2025-12-05T19:30:00", "x1": "2025-12-05T21:36:00", "xref": "x", "y0": 4210.0, "y1": 4194.0, "yref": "y"}, {"line": {"color": "red", "dash": "dash", "width": 2}, "type": "line", "x0": "2025-12-05T19:30:00", "x1": "2025-12-05T21:42:00", "xref": "x", "y0": 4210.0, "y1": 4194.0, "yref": "y"}, {"line": {"color": "green", "dash": "dash", "width": 2}, "type": "line", "x0": "2025-12-05T21:42:00", "x1": "2025-12-05T21:48:00", "xref": "x", "y0": 4194.0, "y1": 4198.0, "yref": "y"}, {"line": {"color": "green", "dash": "dash", "width": 2}, "type": "line", "x0": "2025-12-05T21:42:00", "x1": "2025-12-05T21:54:00", "xref": "x", "y0": 4194.0, "y1": 4199.0, "yref": "y"}], "title": {"text": "XAUUSDc 3-Min Chart: Momentum, Prev High/Low Lookback Counts, Pivot Points & Swing Lines"}, "xaxis": {"rangeslider": {"visible": false}, "title": {"text": "Time"}}, "yaxis": {"domain": [0.6, 1], "title": {"text": "Price"}}, "yaxis2": {"domain": [0.45, 0.58], "showgrid": false, "title": {"text": "Tick Volume"}}, "yaxis3": {"domain": [0.3, 0.43], "showgrid": false, "title": {"text": "Score"}}, "yaxis4": {"domain": [0.15, 0.28], "showgrid": false, "title": {"text": "Prev High Lookback Count"}}, "yaxis5": {"domain": [0, 0.13], "showgrid": false, "title": {"text": "Prev Low Lookback Count"}}}}
